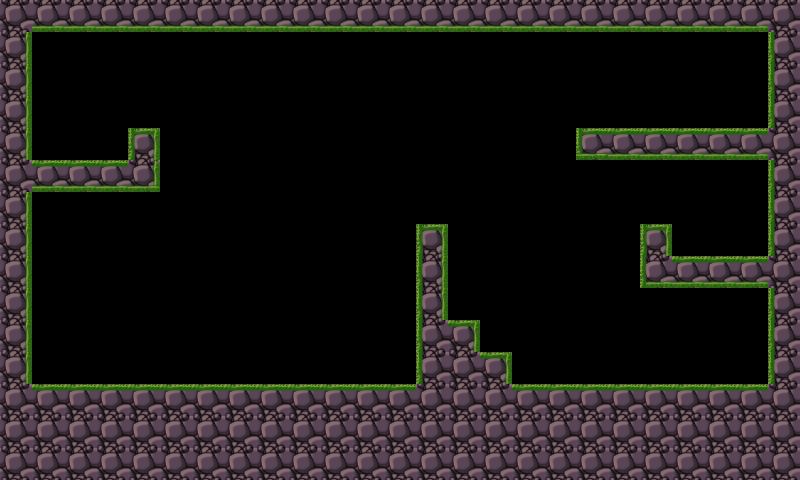

Rendered tile map (Tiled .tmx) drawn with the repository's tilesets; below, a short description and the map source with its tile grids summarised:
An orthogonal 25x15 tile map with 32x32 px tiles, 1 tile layer (mpic) and 7 objects (4x monster, 2x fire).

<map version="1.0" orientation="orthogonal" width="25" height="15" tilewidth="32" tileheight="32">
 <tileset firstgid="1" name="land" tilewidth="32" tileheight="32">
  <image source="tiled.png" width="192" height="192" />
 </tileset>
 <layer name="mpic" width="25" height="15">
  <data>[375 cells, 146 non-empty, 12 distinct tile ids]</data>
 </layer>
 <objectgroup name="object" width="25" height="15">
  <object name="fire" x="622" y="113" />
  <object name="fire" x="687" y="240" />
  <object name="monster" x="734" y="110">
   <properties>
    <property name="enemy" value="true" />
    <property name="plistname" value="monster_2" />
   </properties>
  </object>
  <object name="monster" x="747" y="243">
   <properties>
    <property name="enemy" value="true" />
    <property name="plistname" value="monster_1" />
   </properties>
  </object>
  <object name="monster" x="60" y="143">
   <properties>
    <property name="enemy" value="true" />
    <property name="plistname" value="monster_1" />
   </properties>
  </object>
  <object name="monster" x="739" y="370">
   <properties>
    <property name="enemy" value="true" />
    <property name="plistname" value="monster_2" />
   </properties>
  </object>
 </objectgroup>
 <objectgroup name="ground" width="25" height="15">
  <object x="27" y="27">
   <polyline points="0,0 742,-1 744,103 550,103 551,128 742,128 743,228 641,231 642,199 612,199 615,258 743,258 743,359 480,359 481,326 450,326 449,294 416,294 418,199 390,198 390,354 1,357 0,159 127,160 129,103 103,103 103,133 0,133 -2,1" />
  </object>
 </objectgroup>
</map>